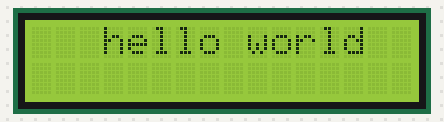
Bench run of a sketch on a simulated Arduino Uno, built with avr-gcc and run on an emulated ATmega328P. On the bench: 16×2 character LCD.

Above: at 0.1 s.
At 0.6 s:
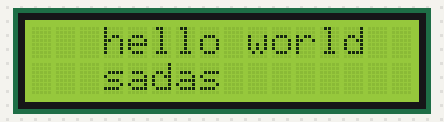

Measured:
- what the display in image 1 shows lasts 3.0 s, from 0.6 s to 3.6 s

The sketch:

bodacious_hango1.ino
```cpp
#include <Adafruit_LiquidCrystal.h>

// C++ code
//
#include <Adafruit_LiquidCrystal.h>

int seconds = 0;

Adafruit_LiquidCrystal lcd_1(0);

void setup()
{
  lcd_1.begin(16, 2);

}

void loop()
{
  lcd_1.setCursor(3, 0);
  lcd_1.print("hello world");
  delay(500); // Wait for 500 millisecond(s)
    lcd_1.setCursor(3, 1);

  lcd_1.print("sadas");
  delay(3000); // Wait for 500 millisecond(s)
  lcd_1.clear();
}
```
